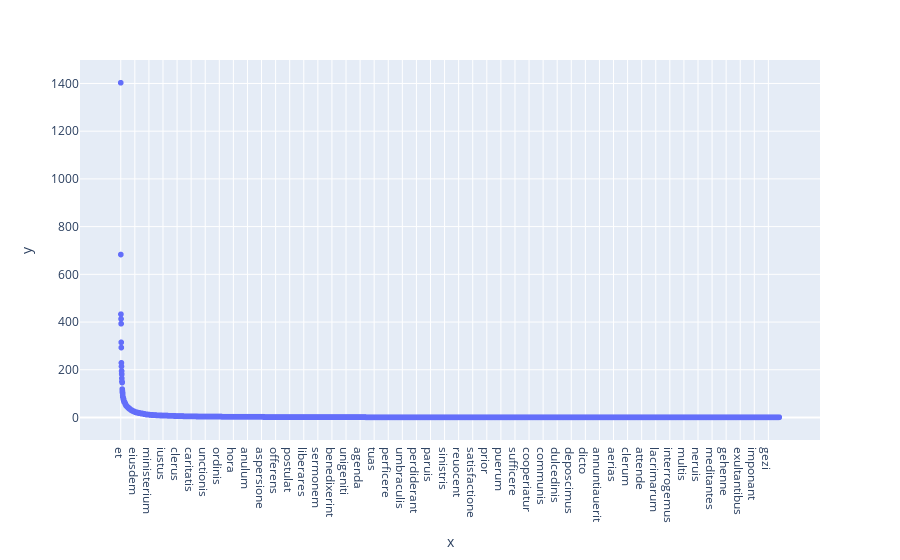

This figure's notebook cell:
### Code cell
px.scatter(x=doc_pd_counts_orth["orth"],y=doc_pd_counts_orth["count"])

### Figure 1 — Plotly figure (JSON) as saved in the notebook; plotly's stock layout.template omitted (floating-point values rounded to 4 significant figures; data arrays with more than 128 entries replaced by an {"elided": "..."} marker saying what was removed)
{"data": [{"hovertemplate": "x=%{x}<br>y=%{y}<extra></extra>", "legendgroup": "", "marker": {"color": "#636efa", "symbol": "circle"}, "mode": "markers", "name": "", "showlegend": false, "type": "scattergl", "x": {"elided": "7158 str values"}, "xaxis": "x", "y": {"elided": "7158 int values"}, "yaxis": "y"}], "layout": {"legend": {"tracegroupgap": 0}, "margin": {"t": 60}, "xaxis": {"anchor": "y", "domain": [0, 1], "title": {"text": "x"}}, "yaxis": {"anchor": "x", "domain": [0, 1], "title": {"text": "y"}}}}
